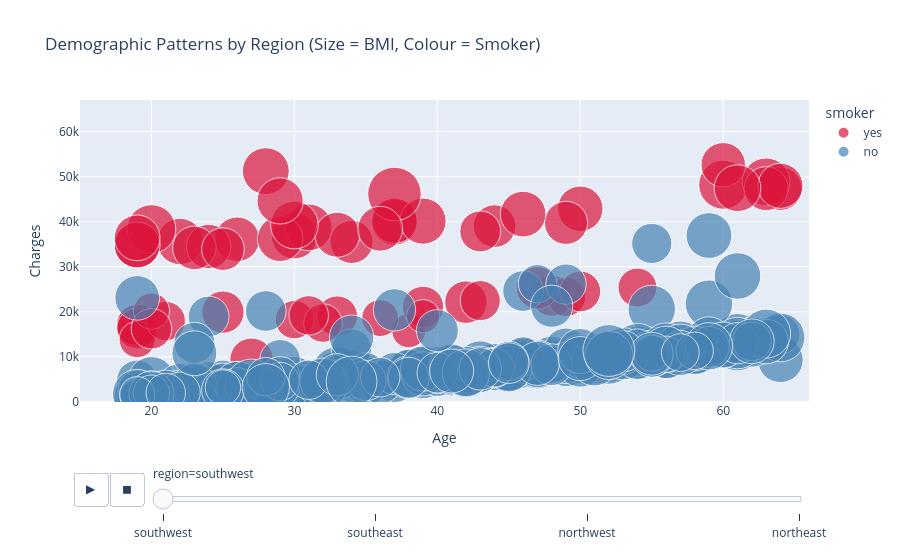

Notebook source saved alongside this figure:
### Markdown cell above
## Bubble Chart Analysis

### 1. Demographic Patterns: Age, Charges, BMI and Smoking Status
Age drives the x-axis progression, charges the financial outcome on the y-axis, bubble size
encodes BMI (health risk) and colour encodes smoking status. This exposes "bands" of charges
rising with age, with the largest, reddest bubbles (older smokers with high BMI) floating to the
top, showing how compounding demographic risk factors drive up insurance costs.

### 2. Geographic Patterns: Region, Charges, NoClaimsBonus and Smoking Status
Region sits on the x-axis, charges on the y-axis, bubble size encodes `NoClaimsBonus` (loyalty/
low-claims history) and colour encodes smoking status. Regions dominated by small bubbles
indicate policyholders who are struggling to accumulate a no-claims bonus, potentially pointing
to localised health or environmental factors driving more frequent claims.

Reference: Plotly Technologies Inc. (2024) *Bubble Charts in Python*. Available at:
https://plotly.com/python/bubble-charts/ (Accessed: 2 September 2026).

### Code cell
import plotly.express as px

# Setting explicit ranges prevents the axes from jumping around during animation
max_charges = df_clean["charges"].max() * 1.05
max_age = df_clean["age"].max() + 2

fig_demographic = px.scatter(
    df_clean,
    x="age",
    y="charges",
    size="bmi",
    color="smoker",
    color_discrete_map={"yes": "crimson", "no": "steelblue"},
    hover_data=["gender", "children", "region", "bmi_category"],
    size_max=40,
    opacity=0.7,
    # Crucial animation arguments:
    animation_frame="region",  # Creates the slider and play button automatically!
    range_x=[15, max_age],  # Keeps X-axis locked during play
    range_y=[0, max_charges],  # Keeps Y-axis locked during play
    title="Demographic Patterns by Region (Size = BMI, Colour = Smoker)",
)

fig_demographic.update_layout(xaxis_title="Age", yaxis_title="Charges")
fig_demographic.show()

### Figure 1 — Plotly figure (JSON) as saved in the notebook; plotly's stock layout.template omitted (floating-point values rounded to 4 significant figures; data arrays with more than 128 entries replaced by an {"elided": "..."} marker saying what was removed)
{"data": [{"customdata": {"elided": "58x4 mixed values"}, "hovertemplate": "smoker=yes<br>region=%{customdata[2]}<br>age=%{x}<br>charges=%{y}<br>bmi=%{marker.size}<br>gender=%{customdata[0]}<br>children=%{customdata[1]}<br>bmi_category=%{customdata[3]}<extra></extra>", "legendgroup": "yes", "marker": {"color": "crimson", "opacity": 0.7, "size": [27.9, 35.3, 36.3, 35.6, 36.4, 39.9, 28.0, 34.8, 31.3, 19.3, 28.3, 37.7, 34.8, 32.2, 34.2, 27.7, 31.4, 30.8, 33.8, 21.7, 32.9, 22.6, 33.5, 30.0, 25.1, 25.7, 34.4, 28.3, 37.8, 25.6, 34.1, 35.3, 35.5, 27.1, 24.4, 27.6, 47.6, 24.6, 29.7, 30.2, 25.9, 32.7, 30.9, 29.8, 18.3, 31.4, 32.8, 26.7, 33.4, 34.6, 21.8, 27.3, 36.3, 39.4, 34.9, 27.8, 30.2, 34.7], "sizemode": "area", "sizeref": 0.03321, "symbol": "circle"}, "mode": "markers", "name": "yes", "orientation": "v", "showlegend": true, "type": "scatter", "x": [19, 30, 31, 22, 28, 60, 48, 37, 64, 38, 19, 63, 19, 63, 50, 19, 27, 34, 64, 19, 26, 36, 33, 42, 54, 21, 29, 39, 30, 49, 37, 39, 29, 33, 30, 50, 37, 32, 25, 44, 31, 24, 49, 47, 39, 23, 60, 43, 36, 46, 20, 20, 61, 20, 19, 43, 25, 19], "xaxis": "x", "y": [16880.0, 36840.0, 38710.0, 35590.0, 51190.0, 48170.0, 23570.0, 39840.0, 47290.0, 15820.0, 17080.0, 48820.0, 34780.0, 47310.0, 42860.0, 16300.0, 9361.0, 35490.0, 47930.0, 13840.0, 36090.0, 18610.0, 37080.0, 22140.0, 25380.0, 17940.0, 36200.0, 21080.0, 39240.0, 23310.0, 40180.0, 40100.0, 44590.0, 19040.0, 18260.0, 24520.0, 46110.0, 17500.0, 19930.0, 39000.0, 19200.0, 34470.0, 39730.0, 25310.0, 19020.0, 34170.0, 52590.0, 22480.0, 38420.0, 41660.0, 20170.0, 16230.0, 47400.0, 38340.0, 34830.0, 37830.0, 33900.0, 36400.0], "yaxis": "y"}, {"customdata": {"elided": "267x4 mixed values"}, "hovertemplate": "smoker=no<br>region=%{customdata[2]}<br>age=%{x}<br>charges=%{y}<br>bmi=%{marker.size}<br>gender=%{customdata[0]}<br>children=%{customdata[1]}<br>bmi_category=%{customdata[3]}<extra></extra>", "legendgroup": "no", "marker": {"color": "steelblue", "opacity": 0.7, "size": {"elided": "267 float values"}, "sizemode": "area", "sizeref": 0.03321, "symbol": "circle"}, "mode": "markers", "name": "no", "orientation": "v", "showlegend": true, "type": "scatter", "x": {"elided": "267 int values"}, "xaxis": "x", "y": {"elided": "267 float values"}, "yaxis": "y"}], "layout": {"legend": {"itemsizing": "constant", "title": {"text": "smoker"}, "tracegroupgap": 0}, "sliders": [{"active": 0, "currentvalue": {"prefix": "region="}, "len": 0.9, "pad": {"b": 10, "t": 60}, "steps": [{"args": [["southwest"], {"frame": {"duration": 0, "redraw": false}, "fromcurrent": true, "mode": "immediate", "transition": {"duration": 0, "easing": "linear"}}], "label": "southwest", "method": "animate"}, {"args": [["southeast"], {"frame": {"duration": 0, "redraw": false}, "fromcurrent": true, "mode": "immediate", "transition": {"duration": 0, "easing": "linear"}}], "label": "southeast", "method": "animate"}, {"args": [["northwest"], {"frame": {"duration": 0, "redraw": false}, "fromcurrent": true, "mode": "immediate", "transition": {"duration": 0, "easing": "linear"}}], "label": "northwest", "method": "animate"}, {"args": [["northeast"], {"frame": {"duration": 0, "redraw": false}, "fromcurrent": true, "mode": "immediate", "transition": {"duration": 0, "easing": "linear"}}], "label": "northeast", "method": "animate"}], "x": 0.1, "xanchor": "left", "y": 0, "yanchor": "top"}], "title": {"text": "Demographic Patterns by Region (Size = BMI, Colour = Smoker)"}, "updatemenus": [{"buttons": [{"args": [null, {"frame": {"duration": 500, "redraw": false}, "fromcurrent": true, "mode": "immediate", "transition": {"duration": 500, "easing": "linear"}}], "label": "&#9654;", "method": "animate"}, {"args": [[null], {"frame": {"duration": 0, "redraw": false}, "fromcurrent": true, "mode": "immediate", "transition": {"duration": 0, "easing": "linear"}}], "label": "&#9724;", "method": "animate"}], "direction": "left", "pad": {"r": 10, "t": 70}, "showactive": false, "type": "buttons", "x": 0.1, "xanchor": "right", "y": 0, "yanchor": "top"}], "xaxis": {"anchor": "y", "domain": [0, 1], "range": [15, 66], "title": {"text": "Age"}}, "yaxis": {"anchor": "x", "domain": [0, 1], "range": [0, 66960.0], "title": {"text": "Charges"}}}}
